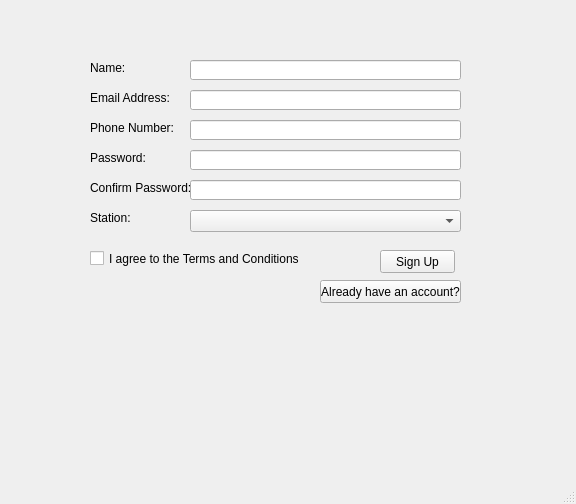
<?xml version="1.0" encoding="UTF-8"?>
<ui version="4.0">
 <class>MainWindow</class>
 <widget class="QMainWindow" name="Admin Signup">
  <property name="geometry">
   <rect>
    <x>0</x>
    <y>0</y>
    <width>576</width>
    <height>504</height>
   </rect>
  </property>
  <property name="windowTitle">
   <string>Admin Signup</string>
  </property>
  <widget class="QWidget" name="centralwidget">
   <widget class="QLabel" name="namelabel">
    <property name="geometry">
     <rect>
      <x>90</x>
      <y>60</y>
      <width>61</width>
      <height>16</height>
     </rect>
    </property>
    <property name="text">
     <string>Name:</string>
    </property>
   </widget>
   <widget class="QLineEdit" name="namelineEdit">
    <property name="geometry">
     <rect>
      <x>190</x>
      <y>60</y>
      <width>271</width>
      <height>20</height>
     </rect>
    </property>
    <property name="text">
     <string/>
    </property>
   </widget>
   <widget class="QLabel" name="email_label">
    <property name="geometry">
     <rect>
      <x>90</x>
      <y>90</y>
      <width>81</width>
      <height>16</height>
     </rect>
    </property>
    <property name="text">
     <string>Email Address:</string>
    </property>
   </widget>
   <widget class="QLineEdit" name="emaillineEdit">
    <property name="geometry">
     <rect>
      <x>190</x>
      <y>90</y>
      <width>271</width>
      <height>20</height>
     </rect>
    </property>
    <property name="text">
     <string/>
    </property>
   </widget>
   <widget class="QLabel" name="passwordlabel">
    <property name="geometry">
     <rect>
      <x>90</x>
      <y>150</y>
      <width>81</width>
      <height>16</height>
     </rect>
    </property>
    <property name="text">
     <string>Password:</string>
    </property>
   </widget>
   <widget class="QLabel" name="confirmpasslabel">
    <property name="geometry">
     <rect>
      <x>90</x>
      <y>180</y>
      <width>101</width>
      <height>16</height>
     </rect>
    </property>
    <property name="text">
     <string>Confirm Password:</string>
    </property>
   </widget>
   <widget class="QLineEdit" name="phonelineEdit">
    <property name="geometry">
     <rect>
      <x>190</x>
      <y>120</y>
      <width>271</width>
      <height>20</height>
     </rect>
    </property>
    <property name="text">
     <string/>
    </property>
   </widget>
   <widget class="QLineEdit" name="confirmPasslineEdit">
    <property name="geometry">
     <rect>
      <x>190</x>
      <y>180</y>
      <width>271</width>
      <height>20</height>
     </rect>
    </property>
    <property name="text">
     <string/>
    </property>
   </widget>
   <widget class="QLabel" name="phonelabel">
    <property name="geometry">
     <rect>
      <x>90</x>
      <y>120</y>
      <width>101</width>
      <height>16</height>
     </rect>
    </property>
    <property name="text">
     <string>Phone Number:</string>
    </property>
   </widget>
   <widget class="QLineEdit" name="passlineEdit">
    <property name="geometry">
     <rect>
      <x>190</x>
      <y>150</y>
      <width>271</width>
      <height>20</height>
     </rect>
    </property>
    <property name="text">
     <string/>
    </property>
   </widget>
   <widget class="QCheckBox" name="iagreecheckbox">
    <property name="geometry">
     <rect>
      <x>90</x>
      <y>250</y>
      <width>231</width>
      <height>17</height>
     </rect>
    </property>
    <property name="text">
     <string>I agree to the Terms and Conditions</string>
    </property>
   </widget>
   <widget class="QPushButton" name="signupbtn">
    <property name="geometry">
     <rect>
      <x>380</x>
      <y>250</y>
      <width>75</width>
      <height>23</height>
     </rect>
    </property>
    <property name="text">
     <string>Sign Up</string>
    </property>
   </widget>
   <widget class="QLabel" name="stationlabel">
    <property name="geometry">
     <rect>
      <x>90</x>
      <y>210</y>
      <width>81</width>
      <height>16</height>
     </rect>
    </property>
    <property name="text">
     <string>Station:</string>
    </property>
   </widget>
   <widget class="QComboBox" name="StationcomboBox">
    <property name="geometry">
     <rect>
      <x>190</x>
      <y>210</y>
      <width>271</width>
      <height>22</height>
     </rect>
    </property>
   </widget>
   <widget class="QPushButton" name="alreadybtn">
    <property name="geometry">
     <rect>
      <x>320</x>
      <y>280</y>
      <width>141</width>
      <height>23</height>
     </rect>
    </property>
    <property name="text">
     <string>Already have an account?</string>
    </property>
   </widget>
  </widget>
  <widget class="QMenuBar" name="menubar">
   <property name="geometry">
    <rect>
     <x>0</x>
     <y>0</y>
     <width>576</width>
     <height>21</height>
    </rect>
   </property>
  </widget>
  <widget class="QStatusBar" name="statusbar"/>
 </widget>
 <resources/>
 <connections/>
</ui>
